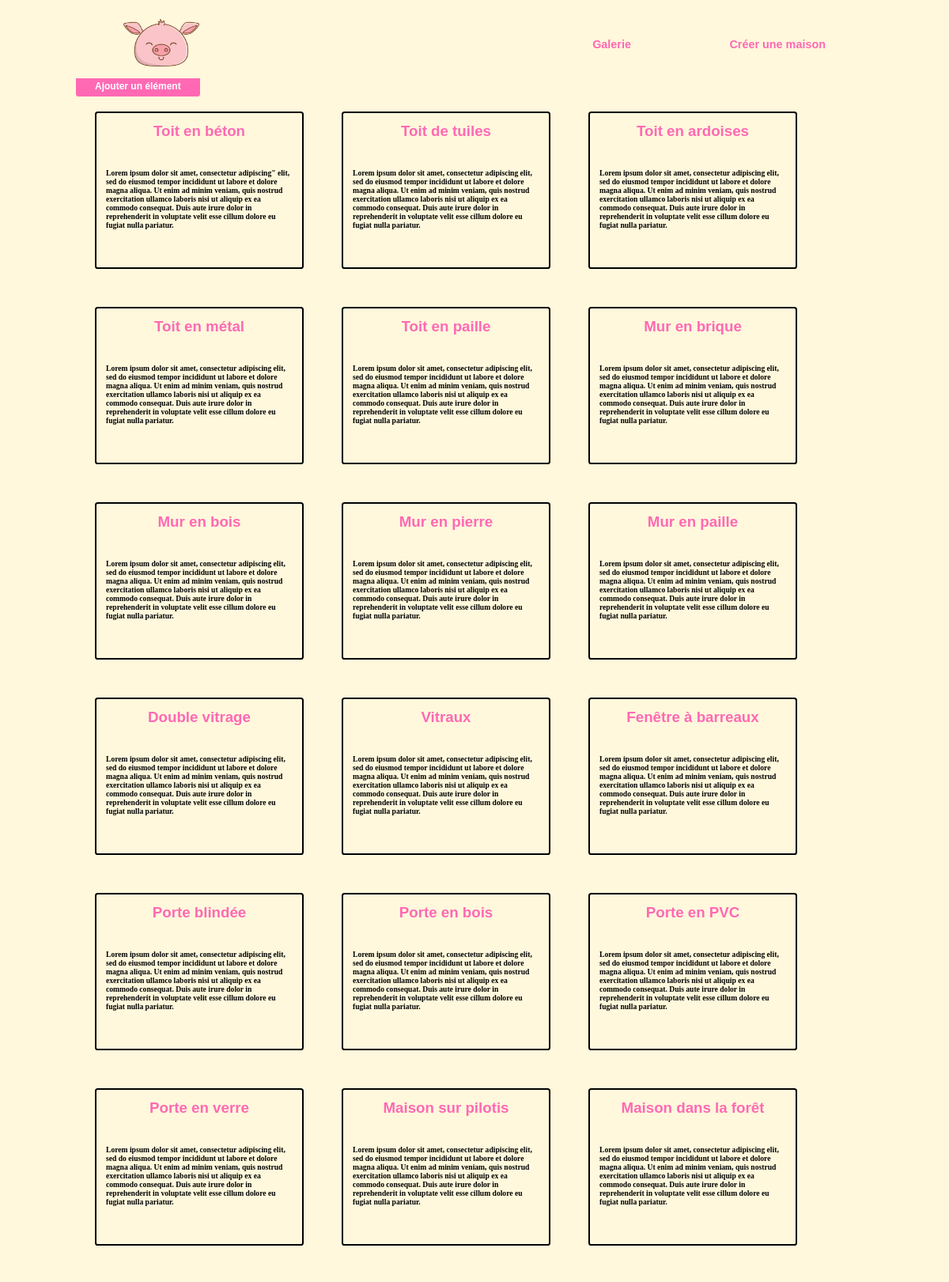
Page /buildimac/element (upper part) on the committed database.
### tables this page shows
CREATE TABLE ELEMENT(
        Id_E          Int  Auto_increment  NOT NULL ,
        Name_E         Varchar (50) NOT NULL ,
        Image_E         Varchar (50) NOT NULL ,
        Description_E   Text, 
        Id_type         Int NOT NULL 
	,PRIMARY KEY (Id_E) 
    ,FOREIGN KEY (Id_type) REFERENCES TYPE(Id_T)
);

### controllers/Controller.php (called while the page is built, shortened)
<?php
class Controller{
	public function view($temp, $datatab=array()){
		include("views/".$temp);
	}
}

### controllers/ElementController.php (called while the page is built, shortened)
<?php
class ElementController extends Controller{
	public $orderId = "Id_type";
	public function index(){
		$elements = $this->Element->getAll($this->orderId);
		$this->view('allElements.php', compact('elements'));
	}
}

### models/Element.php (called while the page is built, shortened)
<?php
class Element extends Model
{
	public function __construct()
	{
		$this->table = "element";
	}
}

### models/Model.php (called while the page is built, shortened)
<?php
class Model{
	protected $connexion;
	public $table;
	public function __construct(){
		try{
			$this->connexion = new PDO("mysql:host=" . DB_HOST . ";dbname=" . DB_NAME, DB_USER, DB_PASSWORD);
		}catch(PDOException $exception){
			echo "Error :  " . $exception->getMessage();
		}
	}
	public function getAll(string $orderId){
		$sql = "SELECT * FROM " . $this->table . " ORDER BY " .$orderId. " ASC";
		$query = $this->connexion->prepare($sql);
		$query->execute();
		return $query;
	}
}

### views/allElements.php (the view)
<div class="contain">
	<a class="submit" href="element/add">Ajouter un élément</a>
	<div class="all">
	<?php
	foreach ($elements as $element) { ?>
		<div class="one">
			<h3 class="titre_element"><a href="element/<?= $element['Id_E'] ?>"><?= $element['Name_E'] ?></a></h3>
			<p><?= $element['Description_E'] ?></p>
		</div>
	<?php } ?>
	</div>
</div>

### css/style.css (style rules this page uses)
* { margin: 0; padding: 0; overflow-x: hidden; }
body { font-weight: bold; font-family: 'Gill Sans', 'Gill Sans MT', Calibri, 'Trebuchet MS', sans-serif; color: black ; background-color: cornsilk; box-sizing: border-box; margin: 1vw 8vw 3vw; }
.contain { width: 78vw; min-height: 80vh; position: relative; }
a { text-decoration: none !important; color : hotpink; padding: 0 3vw; }
p { font-size: 0.8vw; margin: 3vw 0; font-family: Cambria, Cochin, Georgia, Times, 'Times New Roman', serif; }
.submit { min-height: 7vh; width: 15vw; border: none; font-size: 1vw; margin: 1vh 0; padding: 0.5vw 2vw; border-radius: 0.3vw; margin-left: auto; margin-right: auto; background-color: rgb(255, 105, 180); color: white ; }
.all { display: flex; flex-wrap: wrap; }
.one { margin: 2vw; padding: 1vw; border: 2px solid black; width: calc(20vw - 4px); border-radius: 0.3vw; }
.titre_element { display: flex; justify-content: center; }
.titre_element a { padding : 0 ; }

### rows in the picture
element: Name_E "Toit en béton", Description_E "Lorem ipsum dolor sit amet, consectetur adipiscing\" elit, sed do eiusmod tempor incididunt ut labore et dolore magna aliqua. Ut enim ad minim veniam, quis nostrud exercitation ullamco laboris nisi ut aliquip ex ea commodo consequat. Duis aute irure dolor in reprehenderit in voluptate velit esse cillum dolore eu fugiat nulla pariatur."
element: Name_E "Toit de tuiles", Description_E "Lorem ipsum dolor sit amet, consectetur adipiscing elit, sed do eiusmod tempor incididunt ut labore et dolore magna aliqua. Ut enim ad minim veniam, quis nostrud exercitation ullamco laboris nisi ut aliquip ex ea commodo consequat. Duis aute irure dolor in reprehenderit in voluptate velit esse cillum dolore eu fugiat nulla pariatur."
element: Name_E "Toit en ardoises", Description_E "Lorem ipsum dolor sit amet, consectetur adipiscing elit, sed do eiusmod tempor incididunt ut labore et dolore magna aliqua. Ut enim ad minim veniam, quis nostrud exercitation ullamco laboris nisi ut aliquip ex ea commodo consequat. Duis aute irure dolor in reprehenderit in voluptate velit esse cillum dolore eu fugiat nulla pariatur."
element: Name_E "Toit en métal", Description_E "Lorem ipsum dolor sit amet, consectetur adipiscing elit, sed do eiusmod tempor incididunt ut labore et dolore magna aliqua. Ut enim ad minim veniam, quis nostrud exercitation ullamco laboris nisi ut aliquip ex ea commodo consequat. Duis aute irure dolor in reprehenderit in voluptate velit esse cillum dolore eu fugiat nulla pariatur."
element: Name_E "Toit en paille", Description_E "Lorem ipsum dolor sit amet, consectetur adipiscing elit, sed do eiusmod tempor incididunt ut labore et dolore magna aliqua. Ut enim ad minim veniam, quis nostrud exercitation ullamco laboris nisi ut aliquip ex ea commodo consequat. Duis aute irure dolor in reprehenderit in voluptate velit esse cillum dolore eu fugiat nulla pariatur."
element: Name_E "Mur en brique", Description_E "Lorem ipsum dolor sit amet, consectetur adipiscing elit, sed do eiusmod tempor incididunt ut labore et dolore magna aliqua. Ut enim ad minim veniam, quis nostrud exercitation ullamco laboris nisi ut aliquip ex ea commodo consequat. Duis aute irure dolor in reprehenderit in voluptate velit esse cillum dolore eu fugiat nulla pariatur."
element: Name_E "Mur en bois", Description_E "Lorem ipsum dolor sit amet, consectetur adipiscing elit, sed do eiusmod tempor incididunt ut labore et dolore magna aliqua. Ut enim ad minim veniam, quis nostrud exercitation ullamco laboris nisi ut aliquip ex ea commodo consequat. Duis aute irure dolor in reprehenderit in voluptate velit esse cillum dolore eu fugiat nulla pariatur."
element: Name_E "Mur en pierre", Description_E "Lorem ipsum dolor sit amet, consectetur adipiscing elit, sed do eiusmod tempor incididunt ut labore et dolore magna aliqua. Ut enim ad minim veniam, quis nostrud exercitation ullamco laboris nisi ut aliquip ex ea commodo consequat. Duis aute irure dolor in reprehenderit in voluptate velit esse cillum dolore eu fugiat nulla pariatur."
element: Name_E "Mur en paille", Description_E "Lorem ipsum dolor sit amet, consectetur adipiscing elit, sed do eiusmod tempor incididunt ut labore et dolore magna aliqua. Ut enim ad minim veniam, quis nostrud exercitation ullamco laboris nisi ut aliquip ex ea commodo consequat. Duis aute irure dolor in reprehenderit in voluptate velit esse cillum dolore eu fugiat nulla pariatur."
element: Name_E "Double vitrage", Description_E "Lorem ipsum dolor sit amet, consectetur adipiscing elit, sed do eiusmod tempor incididunt ut labore et dolore magna aliqua. Ut enim ad minim veniam, quis nostrud exercitation ullamco laboris nisi ut aliquip ex ea commodo consequat. Duis aute irure dolor in reprehenderit in voluptate velit esse cillum dolore eu fugiat nulla pariatur."
element: Name_E "Vitraux", Description_E "Lorem ipsum dolor sit amet, consectetur adipiscing elit, sed do eiusmod tempor incididunt ut labore et dolore magna aliqua. Ut enim ad minim veniam, quis nostrud exercitation ullamco laboris nisi ut aliquip ex ea commodo consequat. Duis aute irure dolor in reprehenderit in voluptate velit esse cillum dolore eu fugiat nulla pariatur."
element: Name_E "Fenêtre à barreaux", Description_E "Lorem ipsum dolor sit amet, consectetur adipiscing elit, sed do eiusmod tempor incididunt ut labore et dolore magna aliqua. Ut enim ad minim veniam, quis nostrud exercitation ullamco laboris nisi ut aliquip ex ea commodo consequat. Duis aute irure dolor in reprehenderit in voluptate velit esse cillum dolore eu fugiat nulla pariatur."
element: Name_E "Porte blindée", Description_E "Lorem ipsum dolor sit amet, consectetur adipiscing elit, sed do eiusmod tempor incididunt ut labore et dolore magna aliqua. Ut enim ad minim veniam, quis nostrud exercitation ullamco laboris nisi ut aliquip ex ea commodo consequat. Duis aute irure dolor in reprehenderit in voluptate velit esse cillum dolore eu fugiat nulla pariatur."
element: Name_E "Porte en bois", Description_E "Lorem ipsum dolor sit amet, consectetur adipiscing elit, sed do eiusmod tempor incididunt ut labore et dolore magna aliqua. Ut enim ad minim veniam, quis nostrud exercitation ullamco laboris nisi ut aliquip ex ea commodo consequat. Duis aute irure dolor in reprehenderit in voluptate velit esse cillum dolore eu fugiat nulla pariatur."
element: Name_E "Porte en PVC", Description_E "Lorem ipsum dolor sit amet, consectetur adipiscing elit, sed do eiusmod tempor incididunt ut labore et dolore magna aliqua. Ut enim ad minim veniam, quis nostrud exercitation ullamco laboris nisi ut aliquip ex ea commodo consequat. Duis aute irure dolor in reprehenderit in voluptate velit esse cillum dolore eu fugiat nulla pariatur."
element: Name_E "Porte en verre", Description_E "Lorem ipsum dolor sit amet, consectetur adipiscing elit, sed do eiusmod tempor incididunt ut labore et dolore magna aliqua. Ut enim ad minim veniam, quis nostrud exercitation ullamco laboris nisi ut aliquip ex ea commodo consequat. Duis aute irure dolor in reprehenderit in voluptate velit esse cillum dolore eu fugiat nulla pariatur."
element: Name_E "Maison sur pilotis", Description_E "Lorem ipsum dolor sit amet, consectetur adipiscing elit, sed do eiusmod tempor incididunt ut labore et dolore magna aliqua. Ut enim ad minim veniam, quis nostrud exercitation ullamco laboris nisi ut aliquip ex ea commodo consequat. Duis aute irure dolor in reprehenderit in voluptate velit esse cillum dolore eu fugiat nulla pariatur."
element: Name_E "Maison dans la forêt", Description_E "Lorem ipsum dolor sit amet, consectetur adipiscing elit, sed do eiusmod tempor incididunt ut labore et dolore magna aliqua. Ut enim ad minim veniam, quis nostrud exercitation ullamco laboris nisi ut aliquip ex ea commodo consequat. Duis aute irure dolor in reprehenderit in voluptate velit esse cillum dolore eu fugiat nulla pariatur."
